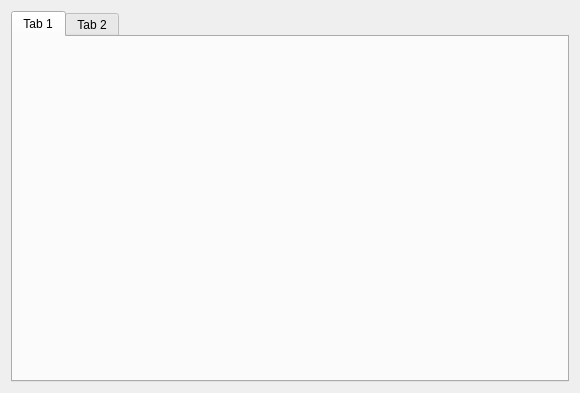
<?xml version="1.0" encoding="UTF-8"?>
<ui version="4.0">
 <class>MainWidget</class>
 <widget class="QWidget" name="MainWidget">
  <property name="geometry">
   <rect>
    <x>0</x>
    <y>0</y>
    <width>580</width>
    <height>393</height>
   </rect>
  </property>
  <property name="windowTitle">
   <string>MainWidget</string>
  </property>
  <layout class="QVBoxLayout" name="verticalLayout">
   <item>
    <widget class="QTabWidget" name="tabWidget">
     <property name="currentIndex">
      <number>0</number>
     </property>
     <widget class="QWidget" name="pTab1">
      <attribute name="title">
       <string>Tab 1</string>
      </attribute>
     </widget>
     <widget class="QWidget" name="pTtab2">
      <attribute name="title">
       <string>Tab 2</string>
      </attribute>
     </widget>
    </widget>
   </item>
  </layout>
 </widget>
 <resources/>
 <connections/>
</ui>
